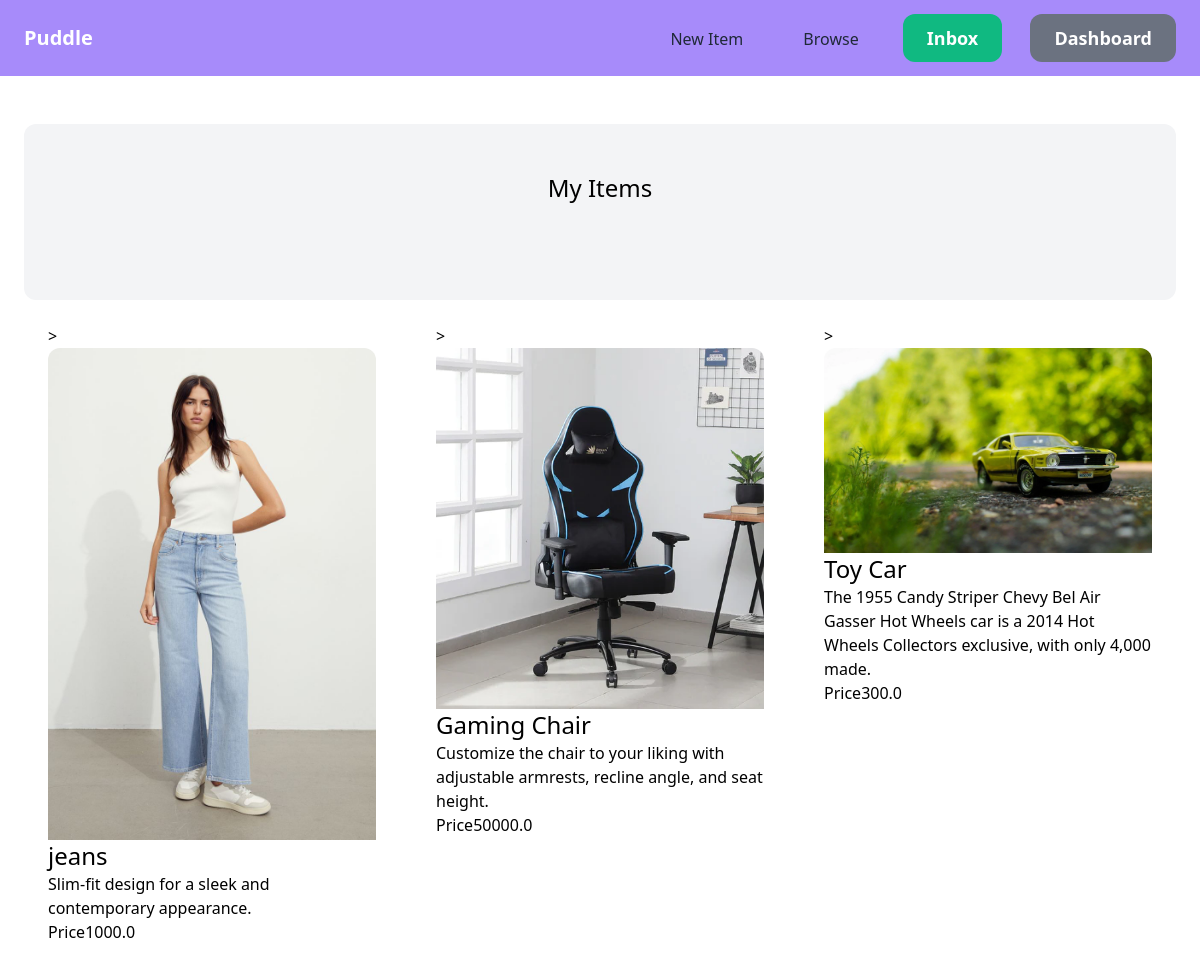
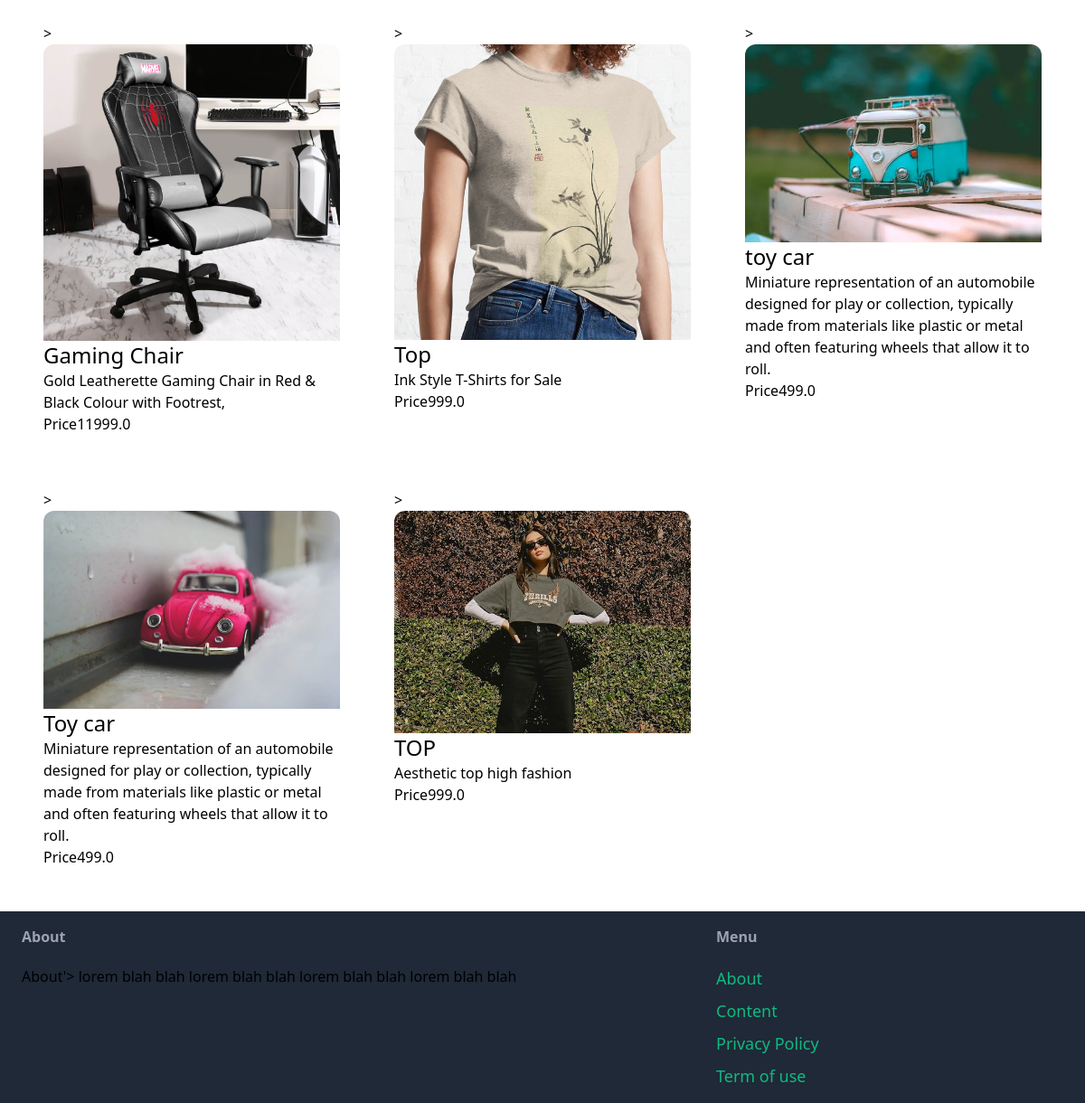
The page /dashboard/ (signed in) on the database its author committed (2 pictures, top to bottom).
### item/models.py (models this page shows, shortened)
class Item(models.Model):
    Category = models.ForeignKey(Category, related_name='items',  on_delete=models.CASCADE)
    name = models.CharField(max_length=100)
    description = models.TextField()
    price = models.FloatField()
    image = models.ImageField( upload_to='item_images', blank = True , null=True)
    created_by = models.ForeignKey(User, related_name='items',  on_delete=models.CASCADE)
    created_at = models.DateTimeField(auto_now_add=True)
    is_sold = models.BooleanField(default=False)

### dashboard/views.py (the view)
# urls.py: path("", views.index, name="index"),
@login_required
def index(request):
    items = Item.objects.filter(created_by=request.user)
    return render(request, 'dashboard/index.html', {
        'items': items,
    })

### dashboard/templates/dashboard/index.html (shortened to what this page needs)
{% extends 'core/base.html' %}
{%block content%}
    <div class = 'mt-6 px-6 py-12 bg-gray-100 rounded-xl'>
        <h2 class='mb-12 text-2xl text-center'>My Items</h2>
    </div>
    <div class="grid grid-cols-3 gap-3">
        {% for item in items %}
            <div class=" p-6 bg-white rounded-b-xl">>
                <a href="{% url 'item:detail' item.id %}">
                    <img src="{{ item.image.url}}" alt="{{ item.name }}" class="rounded-t-xl ">
                </a>
                <h3 class="text-2xl">{{ item.name }}</h3>
                <p class="bg-white rounded-b-xl ">{{ item.description }} </p>
                <p class="text-teal-500 ">Price{{ item.price }}  </p>
            </div>
        {% endfor %}
    </div>
{% endblock %}

### rows shown on the page
Item: image (picture), name "jeans", description "Slim-fit design for a sleek and contemporary appearance.", price "1000.0"
Item: image (picture), name "Gaming Chair", description "Customize the chair to your liking with adjustable armrests, recline angle, and seat height.", price "50000.0"
Item: image (picture), name "Toy Car", description "The 1955 Candy Striper Chevy Bel Air Gasser Hot Wheels car is a 2014 Hot Wheels Collectors exclusive, with only 4,000 made.", price "300.0"
Item: image (picture), name "Gaming Chair", description "Gold Leatherette Gaming Chair in Red & Black Colour with Footrest,", price "11999.0"
Item: image (picture), name "Top", description "Ink Style T-Shirts for Sale", price "999.0"
Item: image (picture), name "toy car", description "Miniature representation of an automobile designed for play or collection, typically made from materials like plastic or metal and often featuring wheels that allow it to roll.", price "499.0"
Item: image (picture), name "Toy car", description "Miniature representation of an automobile designed for play or collection, typically made from materials like plastic or metal and often featuring wheels that allow it to roll.", price "499.0"
Item: image (picture), name "TOP", description "Aesthetic top high fashion", price "999.0"
